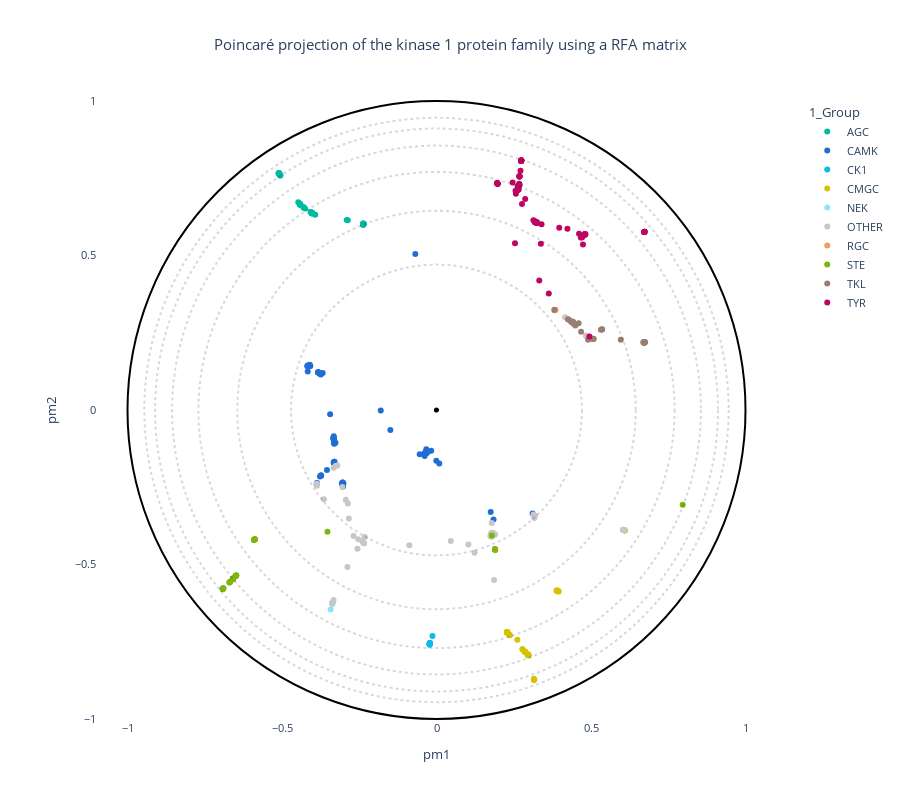

This figure's notebook cell:
### Markdown cell above
## Visualization

### Code cell
# OPTIONS =================================================
#Here you can set different parameters to color & annotate the resulting projection:
if data_type == "plm" :
    title = "Poincaré projection of the kinase 1 protein family with embeddings"  
elif data_type == "plm_aae" :
    title = "Poincaré projection of the kinase 1 protein family with embeddings autoencoder" 
elif data_type == "pssm" :
    title = "Poincaré projection of the kinase 1 protein family without embeddings" 
else :
    title = "Poincaré projection of the kinase 1 protein family using a RFA matrix" 
#----------------------------------------------------------
# Select the coloring from annotation .csv file:
labels_name = "1_Group"
# Select classes to label among the "labels_name" or "second_labels_name" column (comma separated list):
second_labels_name = ""
labels_text = []
show_text = False
#----------------------------------------------------------
# Use a custom color palette:
color_palette = kinase_palette #Default: None
use_custom_palette = True
#==========================================================


#Check projection visualization parameters
#Labels name
if labels_name == "":
    labels_name = None
elif labels_name not in annotation_names:
    raise NameError(f"labels_name {labels_name} is not in the availables annotations.\nAvailables annotations: {annotation_names}")
#Second labels name
if second_labels_name == "":
    second_labels_name = None
elif second_labels_name not in annotation_names:
    raise NameError(f'"second_labels_name" {second_labels_name} is not in the availables annotations.\nAvailables annotations: {annotation_names}')

if not use_custom_palette:
    color_palette = None

#Plot graph
fig = plot_embedding_interactive(df_embedding, 
                                 labels_name = labels_name,
                                 second_labels_name = second_labels_name, 
                                 show_text = show_text,
                                 labels_text = labels_text,
                                 color_palette = color_palette, 
                                 title = title, 
                                 fontsize = 11)
fig.show()

### Figure 1 — Plotly figure (JSON) as saved in the notebook; plotly's stock layout.template omitted (floating-point values rounded to 4 significant figures; data arrays with more than 128 entries replaced by an {"elided": "..."} marker saying what was removed)
{"data": [{"customdata": {"elided": "62x19 mixed values"}, "hovertemplate": "<b>%{hovertext}</b><br><br>1_Group=%{customdata[1]}<br>pm1=%{x}<br>pm2=%{y}<br>proteins_id=%{customdata[0]}<br>2_Gene=%{customdata[2]}<br>3_HGNC=%{customdata[3]}<br>4_Uni_entry=%{customdata[4]}<br>5_Uni_acc=%{customdata[5]}<br>6_Domain_begin=%{customdata[6]}<br>7_Domain_end=%{customdata[7]}<br>8_Domain_length=%{customdata[8]}<br>9_Largest_insert_length=%{customdata[9]}<br>10_PDB_validation=%{customdata[10]}<br>11_Conformational_state=%{customdata[11]}<br>12_Dihedral_state=%{customdata[12]}<br>13_Group_in_Uni=%{customdata[13]}<br>14_Group_in_Manning=%{customdata[14]}<br>15_Synonymn=%{customdata[15]}<br>evo_distance=%{customdata[16]}<br>decile_domain=%{customdata[17]}<br>small_cluster=%{customdata[18]}<extra></extra>", "hovertext": ["AGC", "AGC", "AGC", "AGC", "AGC", "AGC", "AGC", "AGC", "AGC", "AGC", "AGC", "AGC", "AGC", "AGC", "AGC", "AGC", "AGC", "AGC", "AGC", "AGC", "AGC", "AGC", "AGC", "AGC", "AGC", "AGC", "AGC", "AGC", "AGC", "AGC", "AGC", "AGC", "AGC", "AGC", "AGC", "AGC", "AGC", "AGC", "AGC", "AGC", "AGC", "AGC", "AGC", "AGC", "AGC", "AGC", "AGC", "AGC", "AGC", "AGC", "AGC", "AGC", "AGC", "AGC", "AGC", "AGC", "AGC", "AGC", "AGC", "AGC", "AGC", "AGC"], "legendgroup": "AGC", "marker": {"color": "#00bba1", "symbol": "circle"}, "mode": "markers", "name": "AGC", "orientation": "v", "showlegend": true, "type": "scatter", "x": [-0.4041, -0.4036, -0.4032, -0.5063, -0.5063, -0.5072, -0.506, -0.506, -0.236, -0.2373, -0.2374, -0.237, -0.2369, -0.2364, -0.2358, -0.5106, -0.5104, -0.5098, -0.5102, -0.5102, -0.51, 0.6062, -0.2905, -0.287, -0.4412, -0.4406, -0.4421, -0.4302, -0.4304, -0.4283, -0.4417, -0.4415, -0.4413, -0.4426, -0.4403, -0.4415, -0.4473, -0.4417, -0.4425, -0.3924, -0.4032, -0.4079, -0.4256, -0.5055, -0.507, -0.4033, -0.4026, -0.4026, -0.4024, -0.4025, -0.403, -0.4026, -0.402, -0.2377, -0.4064, -0.4031, -0.4029, -0.2373, -0.2372, -0.2373, -0.5104, -0.5101], "xaxis": "x", "y": [0.6383, 0.6384, 0.6377, 0.7604, 0.7603, 0.7616, 0.7599, 0.7599, 0.6013, 0.5998, 0.6012, 0.5998, 0.6003, 0.6036, 0.6024, 0.7665, 0.7662, 0.7653, 0.7659, 0.7659, 0.7656, -0.3886, 0.615, 0.6137, 0.6654, 0.6646, 0.6654, 0.656, 0.6563, 0.6544, 0.6659, 0.6657, 0.6653, 0.6672, 0.6647, 0.6656, 0.6725, 0.6659, 0.6667, 0.6321, 0.6381, 0.6405, 0.6522, 0.7592, 0.7613, 0.6381, 0.6365, 0.6369, 0.6365, 0.637, 0.6379, 0.6368, 0.6367, 0.6039, 0.6397, 0.637, 0.6369, 0.6, 0.603, 0.6019, 0.7661, 0.7658], "yaxis": "y"}, {"customdata": {"elided": "93x19 mixed values"}, "hovertemplate": "<b>%{hovertext}</b><br><br>1_Group=%{customdata[1]}<br>pm1=%{x}<br>pm2=%{y}<br>proteins_id=%{customdata[0]}<br>2_Gene=%{customdata[2]}<br>3_HGNC=%{customdata[3]}<br>4_Uni_entry=%{customdata[4]}<br>5_Uni_acc=%{customdata[5]}<br>6_Domain_begin=%{customdata[6]}<br>7_Domain_end=%{customdata[7]}<br>8_Domain_length=%{customdata[8]}<br>9_Largest_insert_length=%{customdata[9]}<br>10_PDB_validation=%{customdata[10]}<br>11_Conformational_state=%{customdata[11]}<br>12_Dihedral_state=%{customdata[12]}<br>13_Group_in_Uni=%{customdata[13]}<br>14_Group_in_Manning=%{customdata[14]}<br>15_Synonymn=%{customdata[15]}<br>evo_distance=%{customdata[16]}<br>decile_domain=%{customdata[17]}<br>small_cluster=%{customdata[18]}<extra></extra>", "hovertext": ["CAMK", "CAMK", "CAMK", "CAMK", "CAMK", "CAMK", "CAMK", "CAMK", "CAMK", "CAMK", "CAMK", "CAMK", "CAMK", "CAMK", "CAMK", "CAMK", "CAMK", "CAMK", "CAMK", "CAMK", "CAMK", "CAMK", "CAMK", "CAMK", "CAMK", "CAMK", "CAMK", "CAMK", "CAMK", "CAMK", "CAMK", "CAMK", "CAMK", "CAMK", "CAMK", "CAMK", "CAMK", "CAMK", "CAMK", "CAMK", "CAMK", "CAMK", "CAMK", "CAMK", "CAMK", "CAMK", "CAMK", "CAMK", "CAMK", "CAMK", "CAMK", "CAMK", "CAMK", "CAMK", "CAMK", "CAMK", "CAMK", "CAMK", "CAMK", "CAMK", "CAMK", "CAMK", "CAMK", "CAMK", "CAMK", "CAMK", "CAMK", "CAMK", "CAMK", "CAMK", "CAMK", "CAMK", "CAMK", "CAMK", "CAMK", "CAMK", "CAMK", "CAMK", "CAMK", "CAMK", "CAMK", "CAMK", "CAMK", "CAMK", "CAMK", "CAMK", "CAMK", "CAMK", "CAMK", "CAMK", "CAMK", "CAMK", "CAMK"], "legendgroup": "CAMK", "marker": {"color": "#1f6ed4", "symbol": "circle"}, "mode": "markers", "name": "CAMK", "orientation": "v", "showlegend": true, "type": "scatter", "x": [-0.3872, -0.3864, -0.3772, -0.3809, -0.4166, -0.03239, -0.03314, -0.03755, -0.03287, -0.03203, -0.05435, -0.0172, -0.03393, 0.1844, 0.1754, -0.02826, -0.03243, -0.3442, -0.03349, -0.3341, -0.3326, -0.3318, -0.03556, -0.0328, -0.03332, -0.1805, -0.304, -0.03653, -0.0331, 0.008907, -0.413, -0.4174, -0.4181, -0.4149, -0.3684, 0.3111, -0.03324, -0.3319, -0.3328, -0.3322, -0.3317, -0.3836, -0.381, -0.383, -0.3061, -0.3026, -0.3311, -0.03378, -0.0006242, -0.3326, -0.3269, -0.3314, -0.374, -0.3737, -0.3733, -0.3545, -0.0686, -0.03236, -0.382, -0.3833, -0.333, -0.33, -0.3312, -0.03372, -0.03325, -0.03201, -0.03379, -0.03361, -0.03664, -0.0383, -0.0341, -0.4118, -0.4084, -0.4101, -0.4096, -0.3809, -0.3034, -0.3012, -0.3311, -0.3332, -0.3318, -0.3306, 0.1814, -0.3057, -0.303, -0.3025, -0.3022, -0.3783, -0.3777, -0.3742, -0.1493, -0.375, -0.3032], "xaxis": "x", "y": [-0.2368, -0.2364, -0.2152, 0.1208, 0.1246, -0.1375, -0.1374, -0.1394, -0.1374, -0.1372, -0.1435, -0.1318, -0.1382, -0.354, -0.3305, -0.1354, -0.1391, -0.01379, -0.1396, -0.09077, -0.08484, -0.09055, -0.1391, -0.1379, -0.1381, -0.001573, -0.2348, -0.1381, -0.1273, -0.1735, 0.144, 0.1443, 0.1416, 0.1432, 0.1201, -0.3353, -0.1387, -0.09167, -0.09069, -0.0946, -0.09224, 0.1221, 0.121, 0.1222, -0.2386, -0.2384, -0.1092, -0.1386, -0.1644, -0.09611, -0.1063, -0.09556, -0.212, -0.2121, -0.2118, -0.1941, 0.5052, -0.1377, 0.1212, 0.1217, -0.1706, -0.1678, -0.1678, -0.1385, -0.1374, -0.1381, -0.1385, -0.1384, -0.1394, -0.1488, -0.1389, 0.1418, 0.1422, 0.1466, 0.1428, 0.1206, -0.2426, -0.2378, -0.1695, -0.09207, -0.107, -0.1073, -0.4063, -0.2381, -0.2475, -0.2472, -0.2388, 0.1193, 0.1181, 0.1148, -0.06508, 0.1154, -0.2346], "yaxis": "y"}, {"customdata": {"elided": "12x19 mixed values"}, "hovertemplate": "<b>%{hovertext}</b><br><br>1_Group=%{customdata[1]}<br>pm1=%{x}<br>pm2=%{y}<br>proteins_id=%{customdata[0]}<br>2_Gene=%{customdata[2]}<br>3_HGNC=%{customdata[3]}<br>4_Uni_entry=%{customdata[4]}<br>5_Uni_acc=%{customdata[5]}<br>6_Domain_begin=%{customdata[6]}<br>7_Domain_end=%{customdata[7]}<br>8_Domain_length=%{customdata[8]}<br>9_Largest_insert_length=%{customdata[9]}<br>10_PDB_validation=%{customdata[10]}<br>11_Conformational_state=%{customdata[11]}<br>12_Dihedral_state=%{customdata[12]}<br>13_Group_in_Uni=%{customdata[13]}<br>14_Group_in_Manning=%{customdata[14]}<br>15_Synonymn=%{customdata[15]}<br>evo_distance=%{customdata[16]}<br>decile_domain=%{customdata[17]}<br>small_cluster=%{customdata[18]}<extra></extra>", "hovertext": ["CK1", "CK1", "CK1", "CK1", "CK1", "CK1", "CK1", "CK1", "CK1", "CK1", "CK1", "CK1"], "legendgroup": "CK1", "marker": {"color": "#0dbae9", "symbol": "circle"}, "mode": "markers", "name": "CK1", "orientation": "v", "showlegend": true, "type": "scatter", "x": [-0.02175, -0.02156, -0.0218, -0.02214, -0.02241, -0.02165, -0.02226, -0.02155, -0.02167, -0.02095, -0.0214, -0.01286], "xaxis": "x", "y": [-0.7551, -0.7573, -0.7573, -0.7583, -0.7561, -0.7566, -0.7594, -0.7553, -0.7547, -0.7543, -0.7537, -0.7311], "yaxis": "y"}, {"customdata": {"elided": "65x19 mixed values"}, "hovertemplate": "<b>%{hovertext}</b><br><br>1_Group=%{customdata[1]}<br>pm1=%{x}<br>pm2=%{y}<br>proteins_id=%{customdata[0]}<br>2_Gene=%{customdata[2]}<br>3_HGNC=%{customdata[3]}<br>4_Uni_entry=%{customdata[4]}<br>5_Uni_acc=%{customdata[5]}<br>6_Domain_begin=%{customdata[6]}<br>7_Domain_end=%{customdata[7]}<br>8_Domain_length=%{customdata[8]}<br>9_Largest_insert_length=%{customdata[9]}<br>10_PDB_validation=%{customdata[10]}<br>11_Conformational_state=%{customdata[11]}<br>12_Dihedral_state=%{customdata[12]}<br>13_Group_in_Uni=%{customdata[13]}<br>14_Group_in_Manning=%{customdata[14]}<br>15_Synonymn=%{customdata[15]}<br>evo_distance=%{customdata[16]}<br>decile_domain=%{customdata[17]}<br>small_cluster=%{customdata[18]}<extra></extra>", "hovertext": ["CMGC", "CMGC", "CMGC", "CMGC", "CMGC", "CMGC", "CMGC", "CMGC", "CMGC", "CMGC", "CMGC", "CMGC", "CMGC", "CMGC", "CMGC", "CMGC", "CMGC", "CMGC", "CMGC", "CMGC", "CMGC", "CMGC", "CMGC", "CMGC", "CMGC", "CMGC", "CMGC", "CMGC", "CMGC", "CMGC", "CMGC", "CMGC", "CMGC", "CMGC", "CMGC", "CMGC", "CMGC", "CMGC", "CMGC", "CMGC", "CMGC", "CMGC", "CMGC", "CMGC", "CMGC", "CMGC", "CMGC", "CMGC", "CMGC", "CMGC", "CMGC", "CMGC", "CMGC", "CMGC", "CMGC", "CMGC", "CMGC", "CMGC", "CMGC", "CMGC", "CMGC", "CMGC", "CMGC", "CMGC", "CMGC"], "legendgroup": "CMGC", "marker": {"color": "#d5c203", "symbol": "circle"}, "mode": "markers", "name": "CMGC", "orientation": "v", "showlegend": true, "type": "scatter", "x": [0.2965, 0.2973, 0.297, 0.2966, 0.2967, 0.2968, 0.2966, 0.2971, 0.2971, 0.2966, 0.2972, 0.2788, 0.2969, 0.2863, 0.2965, 0.2867, 0.2966, 0.2963, 0.2863, 0.285, 0.2934, 0.229, 0.236, 0.2617, 0.2284, 0.2373, 0.3904, 0.393, 0.3888, 0.3895, 0.2286, 0.2279, 0.229, 0.3904, 0.3954, 0.3922, 0.3893, 0.3926, 0.2286, 0.2289, 0.3904, 0.3928, 0.3936, 0.3921, 0.229, 0.2284, 0.3155, 0.3159, 0.3158, 0.3156, 0.3158, 0.3158, 0.3154, 0.3156, 0.2781, 0.2859, 0.3157, 0.316, 0.3158, 0.2286, 0.3155, 0.3918, 0.6095, 0.6094, 0.6039], "xaxis": "x", "y": [-0.7919, -0.7937, -0.7928, -0.792, -0.7928, -0.7929, -0.792, -0.7935, -0.7935, -0.7921, -0.7926, -0.7747, -0.7931, -0.7821, -0.792, -0.7825, -0.7921, -0.7916, -0.7819, -0.7812, -0.7894, -0.7187, -0.7271, -0.7436, -0.7207, -0.7293, -0.5849, -0.5863, -0.5843, -0.5846, -0.7185, -0.7181, -0.7183, -0.5848, -0.5872, -0.5854, -0.5846, -0.5859, -0.721, -0.7198, -0.5851, -0.5861, -0.5867, -0.5845, -0.7182, -0.7201, -0.8717, -0.8721, -0.8723, -0.8719, -0.8722, -0.8723, -0.8711, -0.872, -0.7734, -0.7826, -0.8723, -0.873, -0.8725, -0.7191, -0.8717, -0.5857, -0.3897, -0.3896, -0.3878], "yaxis": "y"}, {"customdata": {"elided": "11x19 mixed values"}, "hovertemplate": "<b>%{hovertext}</b><br><br>1_Group=%{customdata[1]}<br>pm1=%{x}<br>pm2=%{y}<br>proteins_id=%{customdata[0]}<br>2_Gene=%{customdata[2]}<br>3_HGNC=%{customdata[3]}<br>4_Uni_entry=%{customdata[4]}<br>5_Uni_acc=%{customdata[5]}<br>6_Domain_begin=%{customdata[6]}<br>7_Domain_end=%{customdata[7]}<br>8_Domain_length=%{customdata[8]}<br>9_Largest_insert_length=%{customdata[9]}<br>10_PDB_validation=%{customdata[10]}<br>11_Conformational_state=%{customdata[11]}<br>12_Dihedral_state=%{customdata[12]}<br>13_Group_in_Uni=%{customdata[13]}<br>14_Group_in_Manning=%{customdata[14]}<br>15_Synonymn=%{customdata[15]}<br>evo_distance=%{customdata[16]}<br>decile_domain=%{customdata[17]}<br>small_cluster=%{customdata[18]}<extra></extra>", "hovertext": ["NEK", "NEK", "NEK", "NEK", "NEK", "NEK", "NEK", "NEK", "NEK", "NEK", "NEK"], "legendgroup": "NEK", "marker": {"color": "#8ce4fa", "symbol": "circle"}, "mode": "markers", "name": "NEK", "orientation": "v", "showlegend": true, "type": "scatter", "x": [-0.3366, -0.3375, -0.3369, -0.3378, -0.3426, -0.3371, -0.3369, -0.3374, -0.3368, -0.3365, -0.3363], "xaxis": "x", "y": [-0.6232, -0.6264, -0.6245, -0.6276, -0.6454, -0.6249, -0.6249, -0.6247, -0.6238, -0.6225, -0.6224], "yaxis": "y"}, {"customdata": {"elided": "66x19 mixed values"}, "hovertemplate": "<b>%{hovertext}</b><br><br>1_Group=%{customdata[1]}<br>pm1=%{x}<br>pm2=%{y}<br>proteins_id=%{customdata[0]}<br>2_Gene=%{customdata[2]}<br>3_HGNC=%{customdata[3]}<br>4_Uni_entry=%{customdata[4]}<br>5_Uni_acc=%{customdata[5]}<br>6_Domain_begin=%{customdata[6]}<br>7_Domain_end=%{customdata[7]}<br>8_Domain_length=%{customdata[8]}<br>9_Largest_insert_length=%{customdata[9]}<br>10_PDB_validation=%{customdata[10]}<br>11_Conformational_state=%{customdata[11]}<br>12_Dihedral_state=%{customdata[12]}<br>13_Group_in_Uni=%{customdata[13]}<br>14_Group_in_Manning=%{customdata[14]}<br>15_Synonymn=%{customdata[15]}<br>evo_distance=%{customdata[16]}<br>decile_domain=%{customdata[17]}<br>small_cluster=%{customdata[18]}<extra></extra>", "hovertext": ["OTHER", "OTHER", "OTHER", "OTHER", "OTHER", "OTHER", "OTHER", "OTHER", "OTHER", "OTHER", "OTHER", "OTHER", "OTHER", "OTHER", "OTHER", "OTHER", "OTHER", "OTHER", "OTHER", "OTHER", "OTHER", "OTHER", "OTHER", "OTHER", "OTHER", "OTHER", "OTHER", "OTHER", "OTHER", "OTHER", "OTHER", "OTHER", "OTHER", "OTHER", "OTHER", "OTHER", "OTHER", "OTHER", "OTHER", "OTHER", "OTHER", "OTHER", "OTHER", "OTHER", "OTHER", "OTHER", "OTHER", "OTHER", "OTHER", "OTHER", "OTHER", "OTHER", "OTHER", "OTHER", "OTHER", "OTHER", "OTHER", "OTHER", "OTHER", "OTHER", "OTHER", "OTHER", "OTHER", "OTHER", "OTHER", "OTHER"], "legendgroup": "OTHER", "marker": {"color": "#c7c7c7", "symbol": "circle"}, "mode": "markers", "name": "OTHER", "orientation": "v", "showlegend": true, "type": "scatter", "x": [-0.3331, -0.3365, 0.123, 0.1031, 0.6081, 0.1853, 0.4429, 0.6038, 0.1759, 0.6064, 0.1783, 0.604, -0.236, -0.2534, -0.2883, 0.3169, 0.1794, 0.1802, 0.4385, 0.5053, -0.3867, -0.3643, 0.1767, 0.4835, 0.3164, 0.3157, 0.04622, 0.1817, 0.3138, 0.449, -0.2686, 0.4159, 0.3182, 0.1757, 0.1745, 0.6076, 0.6051, -0.3046, -0.2934, -0.2869, -0.2324, 0.1756, -0.2837, -0.2558, 0.1896, 0.3169, -0.3377, 0.1773, 0.1788, 0.1794, 0.4862, 0.1787, 0.179, 0.1789, -0.2397, 0.1863, -0.3263, -0.3208, -0.3329, 0.1803, -0.2342, -0.08793, -0.3866, -0.3869, -0.3889, -0.3876], "xaxis": "x", "y": [-0.615, -0.6228, -0.4622, -0.4349, -0.3886, -0.3991, 0.2781, -0.388, -0.4002, -0.3886, -0.4098, -0.3879, -0.4314, -0.4185, -0.5083, -0.3492, -0.4033, -0.4055, 0.2849, 0.2306, -0.2449, -0.2888, -0.4074, 0.2412, -0.3472, -0.3421, -0.4243, -0.404, -0.3384, 0.2726, -0.4075, 0.3003, -0.3421, -0.4082, -0.4083, -0.3884, -0.3883, -0.249, -0.2907, -0.3026, -0.4107, -0.4079, -0.3514, -0.4492, -0.4032, -0.3426, -0.6272, -0.4066, -0.4089, -0.4043, 0.238, -0.4024, -0.3969, -0.3654, -0.4248, -0.5498, -0.1807, -0.1796, -0.1867, -0.4075, -0.431, -0.4379, -0.2386, -0.2387, -0.2405, -0.2407], "yaxis": "y"}, {"customdata": [[310, "RGC", "GUCY2C", "HGNC:4688", "GUC2C_HUMAN", "P25092", 489, 747, 259, 19, "nan", "nan", "nan", "RGC", "RGC", "GUC2C,STAR", 2.488, 2, "Other"], [311, "RGC", "GUCY2D", "HGNC:4689", "GUC2D_HUMAN", "Q02846", 510, 807, 298, 26, "nan", "nan", "nan", "RGC", "RGC", "CORD6,GUC1A4,GUC2D,RETGC,RETGC1", 2.543, 8, "Other"], [312, "RGC", "GUCY2F", "HGNC:4691", "GUC2F_HUMAN", "P51841", 547, 811, 265, 14, "nan", "nan", "nan", "RGC", "RGC", "GUC2F,RETGC2", 2.446, 5, "Other"], [313, "RGC", "NPR1", "HGNC:7943", "ANPRA_HUMAN", "P16066", 533, 803, 271, 15, "nan", "nan", "nan", "RGC", "RGC", "ANPRA", 2.158, 6, "Other"], [314, "RGC", "NPR2", "HGNC:7944", "ANPRB_HUMAN", "P20594", 517, 788, 272, 15, "nan", "nan", "nan", "RGC", "RGC", "ANPRB", 2.134, 6, "Other"]], "hovertemplate": "<b>%{hovertext}</b><br><br>1_Group=%{customdata[1]}<br>pm1=%{x}<br>pm2=%{y}<br>proteins_id=%{customdata[0]}<br>2_Gene=%{customdata[2]}<br>3_HGNC=%{customdata[3]}<br>4_Uni_entry=%{customdata[4]}<br>5_Uni_acc=%{customdata[5]}<br>6_Domain_begin=%{customdata[6]}<br>7_Domain_end=%{customdata[7]}<br>8_Domain_length=%{customdata[8]}<br>9_Largest_insert_length=%{customdata[9]}<br>10_PDB_validation=%{customdata[10]}<br>11_Conformational_state=%{customdata[11]}<br>12_Dihedral_state=%{customdata[12]}<br>13_Group_in_Uni=%{customdata[13]}<br>14_Group_in_Manning=%{customdata[14]}<br>15_Synonymn=%{customdata[15]}<br>evo_distance=%{customdata[16]}<br>decile_domain=%{customdata[17]}<br>small_cluster=%{customdata[18]}<extra></extra>", "hovertext": ["RGC", "RGC", "RGC", "RGC", "RGC"], "legendgroup": "RGC", "marker": {"color": "#f59a62", "symbol": "circle"}, "mode": "markers", "name": "RGC", "orientation": "v", "showlegend": true, "type": "scatter", "x": [0.3851, 0.5091, 0.3822, 0.3826, 0.3836], "xaxis": "x", "y": [0.3233, 0.2304, 0.3231, 0.3226, 0.3232], "yaxis": "y"}, {"customdata": {"elided": "47x19 mixed values"}, "hovertemplate": "<b>%{hovertext}</b><br><br>1_Group=%{customdata[1]}<br>pm1=%{x}<br>pm2=%{y}<br>proteins_id=%{customdata[0]}<br>2_Gene=%{customdata[2]}<br>3_HGNC=%{customdata[3]}<br>4_Uni_entry=%{customdata[4]}<br>5_Uni_acc=%{customdata[5]}<br>6_Domain_begin=%{customdata[6]}<br>7_Domain_end=%{customdata[7]}<br>8_Domain_length=%{customdata[8]}<br>9_Largest_insert_length=%{customdata[9]}<br>10_PDB_validation=%{customdata[10]}<br>11_Conformational_state=%{customdata[11]}<br>12_Dihedral_state=%{customdata[12]}<br>13_Group_in_Uni=%{customdata[13]}<br>14_Group_in_Manning=%{customdata[14]}<br>15_Synonymn=%{customdata[15]}<br>evo_distance=%{customdata[16]}<br>decile_domain=%{customdata[17]}<br>small_cluster=%{customdata[18]}<extra></extra>", "hovertext": ["STE", "STE", "STE", "STE", "STE", "STE", "STE", "STE", "STE", "STE", "STE", "STE", "STE", "STE", "STE", "STE", "STE", "STE", "STE", "STE", "STE", "STE", "STE", "STE", "STE", "STE", "STE", "STE", "STE", "STE", "STE", "STE", "STE", "STE", "STE", "STE", "STE", "STE", "STE", "STE", "STE", "STE", "STE", "STE", "STE", "STE", "STE"], "legendgroup": "STE", "marker": {"color": "#80b412", "symbol": "circle"}, "mode": "markers", "name": "STE", "orientation": "v", "showlegend": true, "type": "scatter", "x": [0.1897, 0.1901, -0.6496, -0.6491, -0.6504, -0.6498, -0.6476, -0.5878, -0.3529, -0.5889, -0.5881, -0.5905, -0.5888, -0.5885, -0.5912, -0.588, 0.1795, -0.6901, 0.7968, -0.6912, -0.691, -0.6903, -0.6916, -0.6917, -0.6913, -0.6911, -0.6589, -0.6598, -0.6595, -0.6674, -0.6584, -0.6584, -0.6585, -0.6926, -0.6897, -0.6691, -0.669, -0.6683, -0.6701, -0.658, -0.6693, 0.1891, 0.1892, -0.6577, -0.6575, -0.6588, -0.6917], "xaxis": "x", "y": [-0.4523, -0.453, -0.5366, -0.5364, -0.5371, -0.5367, -0.5344, -0.4186, -0.394, -0.4197, -0.4188, -0.4204, -0.4191, -0.4187, -0.42, -0.4185, -0.4065, -0.5773, -0.3067, -0.5781, -0.5781, -0.5774, -0.5786, -0.5786, -0.5778, -0.5781, -0.5465, -0.5473, -0.5472, -0.5556, -0.5461, -0.5461, -0.5463, -0.5794, -0.5769, -0.5572, -0.5571, -0.5565, -0.5581, -0.5459, -0.5574, -0.45, -0.4504, -0.5457, -0.5453, -0.5464, -0.5786], "yaxis": "y"}, {"customdata": {"elided": "42x19 mixed values"}, "hovertemplate": "<b>%{hovertext}</b><br><br>1_Group=%{customdata[1]}<br>pm1=%{x}<br>pm2=%{y}<br>proteins_id=%{customdata[0]}<br>2_Gene=%{customdata[2]}<br>3_HGNC=%{customdata[3]}<br>4_Uni_entry=%{customdata[4]}<br>5_Uni_acc=%{customdata[5]}<br>6_Domain_begin=%{customdata[6]}<br>7_Domain_end=%{customdata[7]}<br>8_Domain_length=%{customdata[8]}<br>9_Largest_insert_length=%{customdata[9]}<br>10_PDB_validation=%{customdata[10]}<br>11_Conformational_state=%{customdata[11]}<br>12_Dihedral_state=%{customdata[12]}<br>13_Group_in_Uni=%{customdata[13]}<br>14_Group_in_Manning=%{customdata[14]}<br>15_Synonymn=%{customdata[15]}<br>evo_distance=%{customdata[16]}<br>decile_domain=%{customdata[17]}<br>small_cluster=%{customdata[18]}<extra></extra>", "hovertext": ["TKL", "TKL", "TKL", "TKL", "TKL", "TKL", "TKL", "TKL", "TKL", "TKL", "TKL", "TKL", "TKL", "TKL", "TKL", "TKL", "TKL", "TKL", "TKL", "TKL", "TKL", "TKL", "TKL", "TKL", "TKL", "TKL", "TKL", "TKL", "TKL", "TKL", "TKL", "TKL", "TKL", "TKL", "TKL", "TKL", "TKL", "TKL", "TKL", "TKL", "TKL", "TKL"], "legendgroup": "TKL", "marker": {"color": "#997e73", "symbol": "circle"}, "mode": "markers", "name": "TKL", "orientation": "v", "showlegend": true, "type": "scatter", "x": [0.674, 0.6752, 0.6729, 0.672, 0.6722, 0.67, 0.5964, 0.4404, 0.4402, 0.6706, 0.6713, 0.6701, 0.4405, 0.3815, 0.5061, 0.5076, 0.5076, 0.5062, 0.4261, 0.4341, 0.4391, 0.4398, 0.4905, 0.4374, 0.5355, 0.5362, 0.4404, 0.4433, 0.4389, 0.532, 0.4396, 0.4599, 0.4407, 0.4387, 0.4258, 0.4678, 0.4495, 0.4388, 0.4405, 0.6729, 0.6731, 0.4423], "xaxis": "x", "y": [0.2189, 0.2194, 0.2188, 0.2179, 0.2178, 0.2183, 0.2275, 0.2842, 0.2841, 0.2199, 0.2187, 0.2193, 0.2847, 0.3244, 0.2302, 0.2298, 0.2301, 0.2302, 0.2931, 0.2884, 0.2842, 0.2842, 0.2276, 0.2842, 0.261, 0.2609, 0.2846, 0.2821, 0.2842, 0.26, 0.2839, 0.2808, 0.2848, 0.2846, 0.2936, 0.2536, 0.2746, 0.2852, 0.2853, 0.2189, 0.2189, 0.285], "yaxis": "y"}, {"customdata": {"elided": "94x19 mixed values"}, "hovertemplate": "<b>%{hovertext}</b><br><br>1_Group=%{customdata[1]}<br>pm1=%{x}<br>pm2=%{y}<br>proteins_id=%{customdata[0]}<br>2_Gene=%{customdata[2]}<br>3_HGNC=%{customdata[3]}<br>4_Uni_entry=%{customdata[4]}<br>5_Uni_acc=%{customdata[5]}<br>6_Domain_begin=%{customdata[6]}<br>7_Domain_end=%{customdata[7]}<br>8_Domain_length=%{customdata[8]}<br>9_Largest_insert_length=%{customdata[9]}<br>10_PDB_validation=%{customdata[10]}<br>11_Conformational_state=%{customdata[11]}<br>12_Dihedral_state=%{customdata[12]}<br>13_Group_in_Uni=%{customdata[13]}<br>14_Group_in_Manning=%{customdata[14]}<br>15_Synonymn=%{customdata[15]}<br>evo_distance=%{customdata[16]}<br>decile_domain=%{customdata[17]}<br>small_cluster=%{customdata[18]}<extra></extra>", "hovertext": ["TYR", "TYR", "TYR", "TYR", "TYR", "TYR", "TYR", "TYR", "TYR", "TYR", "TYR", "TYR", "TYR", "TYR", "TYR", "TYR", "TYR", "TYR", "TYR", "TYR", "TYR", "TYR", "TYR", "TYR", "TYR", "TYR", "TYR", "TYR", "TYR", "TYR", "TYR", "TYR", "TYR", "TYR", "TYR", "TYR", "TYR", "TYR", "TYR", "TYR", "TYR", "TYR", "TYR", "TYR", "TYR", "TYR", "TYR", "TYR", "TYR", "TYR", "TYR", "TYR", "TYR", "TYR", "TYR", "TYR", "TYR", "TYR", "TYR", "TYR", "TYR", "TYR", "TYR", "TYR", "TYR", "TYR", "TYR", "TYR", "TYR", "TYR", "TYR", "TYR", "TYR", "TYR", "TYR", "TYR", "TYR", "TYR", "TYR", "TYR", "TYR", "TYR", "TYR", "TYR", "TYR", "TYR", "TYR", "TYR", "TYR", "TYR", "TYR", "TYR", "TYR", "TYR"], "legendgroup": "TYR", "marker": {"color": "#bd065f", "symbol": "circle"}, "mode": "markers", "name": "TYR", "orientation": "v", "showlegend": true, "type": "scatter", "x": [0.3242, 0.274, 0.2739, 0.3218, 0.318, 0.274, 0.2686, 0.2685, 0.6722, 0.2654, 0.4803, 0.48, 0.2634, 0.2629, 0.257, 0.1978, 0.1958, 0.1975, 0.1966, 0.4822, 0.1975, 0.1964, 0.197, 0.1978, 0.1975, 0.1975, 0.2558, 0.2633, 0.2627, 0.2634, 0.2677, 0.2656, 0.4797, 0.4788, 0.4805, 0.4795, 0.2743, 0.6722, 0.6735, 0.6723, 0.274, 0.274, 0.2744, 0.3234, 0.3239, 0.3244, 0.2683, 0.3633, 0.4718, 0.3326, 0.474, 0.2539, 0.4698, 0.6722, 0.6735, 0.2744, 0.3242, 0.3244, 0.3198, 0.2742, 0.2656, 0.3186, 0.287, 0.2662, 0.4786, 0.4237, 0.3399, 0.4785, 0.6737, 0.6724, 0.2692, 0.2719, 0.2642, 0.3232, 0.4805, 0.4613, 0.3972, 0.3229, 0.3202, 0.2744, 0.2648, 0.3378, 0.2463, 0.2689, 0.4777, 0.4784, 0.2767, 0.3248, 0.2684, 0.4948, 0.467, 0.3195, 0.2741, 0.3137], "xaxis": "x", "y": [0.6064, 0.8059, 0.8058, 0.6088, 0.6075, 0.8062, 0.7554, 0.7567, 0.5761, 0.7261, 0.5681, 0.5677, 0.7195, 0.7236, 0.7002, 0.7323, 0.7339, 0.7325, 0.7339, 0.569, 0.7324, 0.7343, 0.7335, 0.7323, 0.7327, 0.7329, 0.7094, 0.7186, 0.7115, 0.7187, 0.732, 0.7261, 0.5684, 0.5675, 0.5694, 0.5681, 0.808, 0.5762, 0.5769, 0.5762, 0.8059, 0.8063, 0.8078, 0.6062, 0.6071, 0.6071, 0.7554, 0.3766, 0.5596, 0.419, 0.5353, 0.5399, 0.5583, 0.5762, 0.5772, 0.8076, 0.6066, 0.6055, 0.6091, 0.8071, 0.7271, 0.6108, 0.6825, 0.7133, 0.5677, 0.5865, 0.6011, 0.5675, 0.5771, 0.5763, 0.7282, 0.7741, 0.7212, 0.6053, 0.5689, 0.5707, 0.5901, 0.6067, 0.6096, 0.8075, 0.7236, 0.5381, 0.7366, 0.7569, 0.5673, 0.5671, 0.667, 0.6074, 0.7555, 0.2378, 0.5579, 0.6089, 0.807, 0.6137], "yaxis": "y"}], "layout": {"font": {"size": 11}, "height": 800, "legend": {"title": {"text": "1_Group"}, "tracegroupgap": 0}, "plot_bgcolor": "rgba(0, 0, 0, 0)", "shapes": [{"line": {"color": "black", "dash": "dot"}, "opacity": 0.15, "type": "circle", "x0": -0.4706, "x1": 0.4706, "y0": -0.4706, "y1": 0.4706}, {"line": {"color": "black", "dash": "dot"}, "opacity": 0.15, "type": "circle", "x0": -0.6447, "x1": 0.6447, "y0": -0.6447, "y1": 0.6447}, {"line": {"color": "black", "dash": "dot"}, "opacity": 0.15, "type": "circle", "x0": -0.7705, "x1": 0.7705, "y0": -0.7705, "y1": 0.7705}, {"line": {"color": "black", "dash": "dot"}, "opacity": 0.15, "type": "circle", "x0": -0.8557, "x1": 0.8557, "y0": -0.8557, "y1": 0.8557}, {"line": {"color": "black", "dash": "dot"}, "opacity": 0.15, "type": "circle", "x0": -0.9108, "x1": 0.9108, "y0": -0.9108, "y1": 0.9108}, {"line": {"color": "black", "dash": "dot"}, "opacity": 0.15, "type": "circle", "x0": -0.9455, "x1": 0.9455, "y0": -0.9455, "y1": 0.9455}, {"line": {"color": "Black"}, "type": "circle", "x0": -1, "x1": 1, "xref": "x", "y0": -1, "y1": 1, "yref": "y"}, {"fillcolor": "Black", "line": {"color": "Black"}, "type": "circle", "x0": -0.005, "x1": 0.005, "xref": "x", "y0": -0.005, "y1": 0.005, "yref": "y"}], "title": {"text": "Poincaré projection of the kinase 1 protein family using a RFA matrix", "x": 0.5}, "xaxis": {"anchor": "y", "constrain": "domain", "domain": [0, 1], "range": [-1.1, 1.1], "title": {"text": "pm1"}}, "yaxis": {"anchor": "x", "domain": [0, 1], "scaleanchor": "x", "scaleratio": 1, "title": {"text": "pm2"}}, "yaxis2": {"layer": "below traces", "matches": "y", "overlaying": "y"}}}
